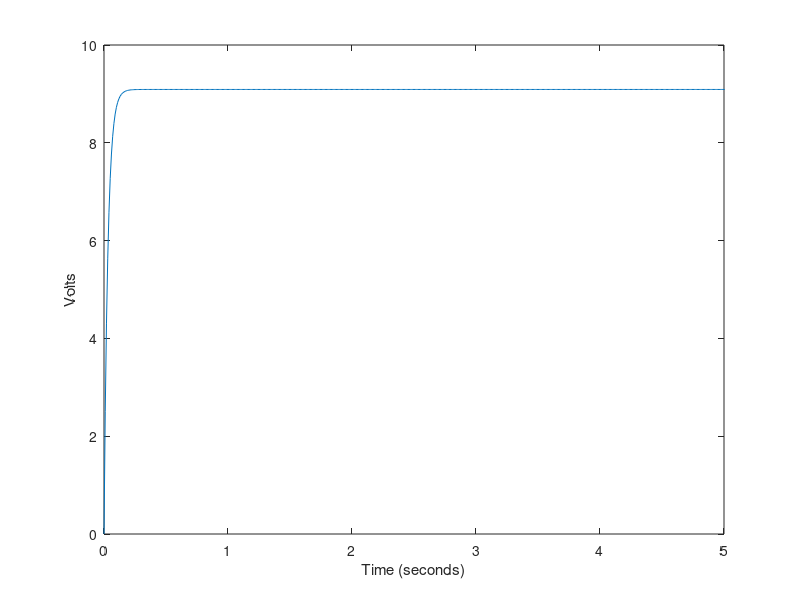

Write MATLAB code to recreate this figure.
format compact; format shortG; clear; clf; clc; % 1-Stage RC Filter
V0 = 10;
V1 = 0;
dt = 0.01;
t = 0;
y = [V1];
while(t < 5)
    dV1 = 25*V0 - 27.5*V1;
    V1 = V1 + dV1*dt;
    t = t + dt;
    y = [y ; V1];
end
t = (0:length(y)-1)' * dt;
plot(t,y); xlim([0,5]);
xlabel('Time (seconds)'); ylabel('Volts');
